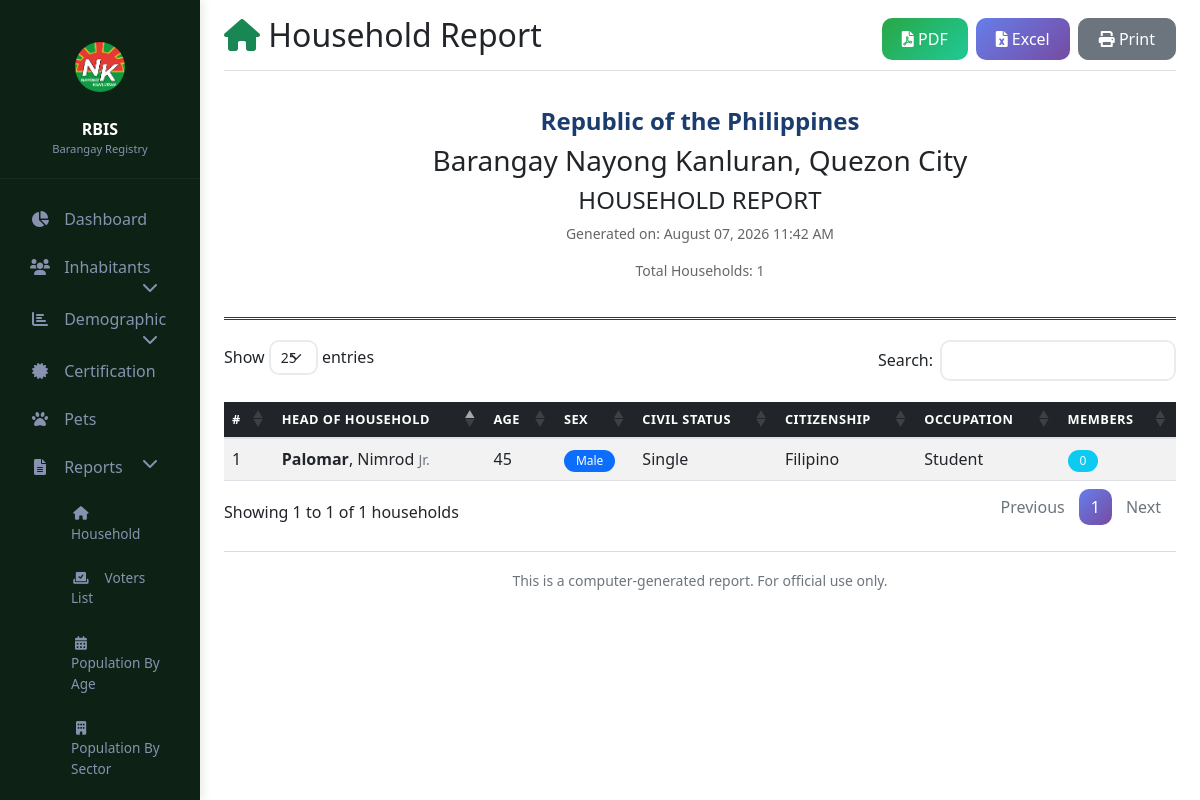
The page /reports/household.php (signed in) on the database its author committed.
### tables this page shows
CREATE TABLE `household_records` (
  `id` int(11) NOT NULL,
  `last_name` varchar(50) NOT NULL,
  `first_name` varchar(50) NOT NULL,
  `middle_name` varchar(50) DEFAULT NULL,
  `ext_name` varchar(10) DEFAULT NULL,
  `place_of_birth` varchar(100) DEFAULT NULL,
  `date_of_birth` date DEFAULT NULL,
  `age` int(11) DEFAULT NULL,
  `sex` enum('Male','Female','Other') NOT NULL,
  `civil_status` enum('Single','Married','Widowed','Divorced','Separated') NOT NULL,
  `citizenship` varchar(50) DEFAULT NULL,
  `occupation` varchar(100) DEFAULT NULL,
  `profession` varchar(100) DEFAULT NULL,
  `disability` text DEFAULT NULL,
  `pets` text DEFAULT NULL,
  `profile_picture` varchar(255) DEFAULT NULL,
  `created_by` int(11) DEFAULT NULL,
  `created_at` timestamp NOT NULL DEFAULT current_timestamp(),
  `updated_at` timestamp NOT NULL DEFAULT current_timestamp() ON UPDATE current_timestamp(),
  `household_type` varchar(50) DEFAULT 'Nuclear',
  `dwelling_type` varchar(50) DEFAULT NULL,
  `household_name` varchar(100) DEFAULT NULL,
  `position_in_household` varchar(50) DEFAULT NULL,
  `tenure_status` varchar(50) DEFAULT 'Owner',
  `monthly_income` decimal(10,2) DEFAULT 0.00,
  `head_of_family_id` int(11) DEFAULT NULL
);

### reports/household.php (the view, shortened to what this page needs)
<?php
$pdo = getDB();
$households = $pdo->query("
    SELECT h.*,
           (SELECT COUNT(*) FROM individual_records WHERE last_name = h.last_name AND first_name != h.first_name) as member_count
    FROM household_records h
    ORDER BY h.last_name, h.first_name
")->fetchAll();
$total_households = count($households);
?>
<!DOCTYPE html>
<html lang="en">
<head>
    <link href="https://cdn.jsdelivr.net/npm/bootstrap@5.1.3/dist/css/bootstrap.min.css" rel="stylesheet">
    <link rel="stylesheet" href="https://cdnjs.cloudflare.com/ajax/libs/font-awesome/6.0.0/css/all.min.css">
    <link rel="stylesheet" href="https://cdn.datatables.net/1.13.6/css/dataTables.bootstrap5.min.css">
    <link rel="stylesheet" href="../assets/css/custom.css">
</head>
<body>
    <div class="container-fluid">
        <div class="row">
            <?php include '../includes/sidebar.php'; ?>
            <main class="col-md-10 ms-sm-auto px-md-4 main-content">
                <div class="d-flex justify-content-between flex-wrap flex-md-nowrap align-items-center pt-3 pb-2 mb-3 border-bottom">
                    <h1 class="h2">
                        <i class="fas fa-home text-success"></i> Household Report
                    </h1>
                    <div class="btn-toolbar no-print">
                        <button class="btn btn-success me-2" onclick="exportReport('pdf')">
                            <i class="fas fa-file-pdf"></i> PDF
                        </button>
                        <button class="btn btn-primary me-2" onclick="exportReport('excel')">
                            <i class="fas fa-file-excel"></i> Excel
                        </button>
                        <button class="btn btn-secondary" onclick="window.print()">
                            <i class="fas fa-print"></i> Print
                        </button>
                    </div>
                </div>
                <div class="report-header">
                    <h1>Republic of the Philippines</h1>
                    <h3>Barangay Nayong Kanluran, Quezon City</h3>
                    <h4>HOUSEHOLD REPORT</h4>
                    <p>Generated on: <?= date('F d, Y h:i A') ?></p>
                    <p>Total Households: <?= number_format($total_households) ?></p>
                </div>
                <div class="table-responsive">
                    <table id="householdTable" class="table table-hover table-striped" style="width:100%">
                        <thead class="table-dark">
                            <tr>
                                <th>#</th>
                                <th>Head of Household</th>
                                <th>Age</th>
                                <th>Sex</th>
                                <th>Civil Status</th>
                                <th>Citizenship</th>
                                <th>Occupation</th>
                                <th>Members</th>
                            </tr>
                        </thead>
                        <tbody>
                            <?php $i = 1; foreach ($households as $household): ?>
                                <tr>
                                    <td><?= $i++ ?></td>
                                    <td>
                                        <strong><?= htmlspecialchars($household['last_name']) ?></strong>,
                                        <?= htmlspecialchars($household['first_name']) ?>
                                        <?php if ($household['ext_name']): ?>
                                            <small class="text-muted"><?= htmlspecialchars($household['ext_name']) ?></small>
                                        <?php endif; ?>
                                    </td>
                                    <td><?= $household['age'] ?? 'N/A' ?></td>
                                    <td>
                                        <span class="badge bg-<?= $household['sex'] == 'Male' ? 'primary' : ($household['sex'] == 'Female' ? 'danger' : 'secondary') ?>">
                                            <?= $household['sex'] ?>
                                        </span>
                                    </td>
                                    <td><?= $household['civil_status'] ?></td>
                                    <td><?= $household['citizenship'] ?: 'N/A' ?></td>
                                    <td><?= $household['occupation'] ?: 'N/A' ?></td>
                                    <td>
                                        <span class="badge bg-info"><?= $household['member_count'] ?? 0 ?></span>
                                    </td>
                                </tr>
                            <?php endforeach; ?>
                        </tbody>
                    </table>
                </div>
                <div class="report-footer mt-4 text-center text-muted">
                    <hr>
                    <small>This is a computer-generated report. For official use only.</small>
                </div>
            </main>
        </div>
    </div>
</body>
</html>

### assets/css/custom.css (style rules this page uses)
.table thead th { border-bottom: 2px solid #dee2e6; font-weight: 600; text-transform: uppercase; font-size: 0.8rem; letter-spacing: 0.5px; }
.btn { border-radius: 10px; padding: 8px 20px; font-weight: 500; transition: all 0.3s; }
.btn-primary { background: linear-gradient(135deg, #667eea 0%, #764ba2 100%); border: none; }
.btn-success { background: linear-gradient(135deg, #28a745 0%, #20c997 100%); border: none; }
.badge { padding: 5px 12px; border-radius: 20px; font-weight: 500; }

### reports/household.php (style rules this page uses)
.report-header { text-align: center; padding: 20px 0; border-bottom: 3px double #1a3c6e; margin-bottom: 20px; }
.report-header h1 { font-size: 24px; color: #1a3c6e; font-weight: bold; }
.report-header p { color: #666; font-size: 14px; }

### includes/sidebar.php (style rules this page uses)
.main-content { margin-left: 16.66666667%; padding: 0; }

### rows shown on the page
household_records: last_name "Palomar", first_name "Nimrod", ext_name "Jr.", age "45", sex "Male", civil_status "Single", citizenship "Filipino", occupation "Student", member_count "0"

### other values the page prints
$total_households "1"
